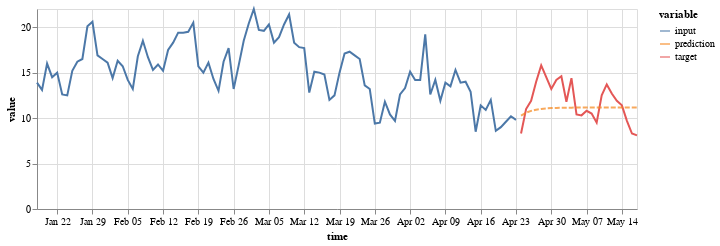

Notebook cell for this chart:
### Code cell
(on.Plot()
    .add(on.marks.line, input)
    .add(on.marks.line, target)
    .add(on.marks.line, prediction, type='dashed')
    .properties(width=600, height=200)
    .show()
)

### Figure 1 — Vega specification as saved in the notebook (floating-point values rounded to 4 significant figures)
{"$schema": "https://vega.github.io/schema/vega/v5.json", "data": [{"name": "source_0", "values": [{"time": "1989-01-18T00:00:00.000", "variable": "input", "value": 13.9}, {"time": "1989-01-19T00:00:00.000", "variable": "input", "value": 13.1}, {"time": "1989-01-20T00:00:00.000", "variable": "input", "value": 16.0}, {"time": "1989-01-21T00:00:00.000", "variable": "input", "value": 14.5}, {"time": "1989-01-22T00:00:00.000", "variable": "input", "value": 15.0}, {"time": "1989-01-23T00:00:00.000", "variable": "input", "value": 12.6}, {"time": "1989-01-24T00:00:00.000", "variable": "input", "value": 12.5}, {"time": "1989-01-25T00:00:00.000", "variable": "input", "value": 15.2}, {"time": "1989-01-26T00:00:00.000", "variable": "input", "value": 16.2}, {"time": "1989-01-27T00:00:00.000", "variable": "input", "value": 16.5}, {"time": "1989-01-28T00:00:00.000", "variable": "input", "value": 20.1}, {"time": "1989-01-29T00:00:00.000", "variable": "input", "value": 20.6}, {"time": "1989-01-30T00:00:00.000", "variable": "input", "value": 16.9}, {"time": "1989-01-31T00:00:00.000", "variable": "input", "value": 16.5}, {"time": "1989-02-01T00:00:00.000", "variable": "input", "value": 16.1}, {"time": "1989-02-02T00:00:00.000", "variable": "input", "value": 14.4}, {"time": "1989-02-03T00:00:00.000", "variable": "input", "value": 16.3}, {"time": "1989-02-04T00:00:00.000", "variable": "input", "value": 15.7}, {"time": "1989-02-05T00:00:00.000", "variable": "input", "value": 14.2}, {"time": "1989-02-06T00:00:00.000", "variable": "input", "value": 13.2}, {"time": "1989-02-07T00:00:00.000", "variable": "input", "value": 16.8}, {"time": "1989-02-08T00:00:00.000", "variable": "input", "value": 18.5}, {"time": "1989-02-09T00:00:00.000", "variable": "input", "value": 16.7}, {"time": "1989-02-10T00:00:00.000", "variable": "input", "value": 15.3}, {"time": "1989-02-11T00:00:00.000", "variable": "input", "value": 15.9}, {"time": "1989-02-12T00:00:00.000", "variable": "input", "value": 15.2}, {"time": "1989-02-13T00:00:00.000", "variable": "input", "value": 17.5}, {"time": "1989-02-14T00:00:00.000", "variable": "input", "value": 18.3}, {"time": "1989-02-15T00:00:00.000", "variable": "input", "value": 19.4}, {"time": "1989-02-16T00:00:00.000", "variable": "input", "value": 19.4}, {"time": "1989-02-17T00:00:00.000", "variable": "input", "value": 19.5}, {"time": "1989-02-18T00:00:00.000", "variable": "input", "value": 20.5}, {"time": "1989-02-19T00:00:00.000", "variable": "input", "value": 15.7}, {"time": "1989-02-20T00:00:00.000", "variable": "input", "value": 15.0}, {"time": "1989-02-21T00:00:00.000", "variable": "input", "value": 16.1}, {"time": "1989-02-22T00:00:00.000", "variable": "input", "value": 14.3}, {"time": "1989-02-23T00:00:00.000", "variable": "input", "value": 13.0}, {"time": "1989-02-24T00:00:00.000", "variable": "input", "value": 16.2}, {"time": "1989-02-25T00:00:00.000", "variable": "input", "value": 17.7}, {"time": "1989-02-26T00:00:00.000", "variable": "input", "value": 13.2}, {"time": "1989-02-27T00:00:00.000", "variable": "input", "value": 15.8}, {"time": "1989-02-28T00:00:00.000", "variable": "input", "value": 18.5}, {"time": "1989-03-01T00:00:00.000", "variable": "input", "value": 20.4}, {"time": "1989-03-02T00:00:00.000", "variable": "input", "value": 22.0}, {"time": "1989-03-03T00:00:00.000", "variable": "input", "value": 19.7}, {"time": "1989-03-04T00:00:00.000", "variable": "input", "value": 19.6}, {"time": "1989-03-05T00:00:00.000", "variable": "input", "value": 20.3}, {"time": "1989-03-06T00:00:00.000", "variable": "input", "value": 18.3}, {"time": "1989-03-07T00:00:00.000", "variable": "input", "value": 18.9}, {"time": "1989-03-08T00:00:00.000", "variable": "input", "value": 20.3}, {"time": "1989-03-09T00:00:00.000", "variable": "input", "value": 21.4}, {"time": "1989-03-10T00:00:00.000", "variable": "input", "value": 18.3}, {"time": "1989-03-11T00:00:00.000", "variable": "input", "value": 17.8}, {"time": "1989-03-12T00:00:00.000", "variable": "input", "value": 17.7}, {"time": "1989-03-13T00:00:00.000", "variable": "input", "value": 12.8}, {"time": "1989-03-14T00:00:00.000", "variable": "input", "value": 15.1}, {"time": "1989-03-15T00:00:00.000", "variable": "input", "value": 15.0}, {"time": "1989-03-16T00:00:00.000", "variable": "input", "value": 14.8}, {"time": "1989-03-17T00:00:00.000", "variable": "input", "value": 12.0}, {"time": "1989-03-18T00:00:00.000", "variable": "input", "value": 12.5}, {"time": "1989-03-19T00:00:00.000", "variable": "input", "value": 15.0}, {"time": "1989-03-20T00:00:00.000", "variable": "input", "value": 17.1}, {"time": "1989-03-21T00:00:00.000", "variable": "input", "value": 17.3}, {"time": "1989-03-22T00:00:00.000", "variable": "input", "value": 16.9}, {"time": "1989-03-23T00:00:00.000", "variable": "input", "value": 16.5}, {"time": "1989-03-24T00:00:00.000", "variable": "input", "value": 13.6}, {"time": "1989-03-25T00:00:00.000", "variable": "input", "value": 13.2}, {"time": "1989-03-26T00:00:00.000", "variable": "input", "value": 9.4}, {"time": "1989-03-27T00:00:00.000", "variable": "input", "value": 9.5}, {"time": "1989-03-28T00:00:00.000", "variable": "input", "value": 11.8}, {"time": "1989-03-29T00:00:00.000", "variable": "input", "value": 10.4}, {"time": "1989-03-30T00:00:00.000", "variable": "input", "value": 9.7}, {"time": "1989-03-31T00:00:00.000", "variable": "input", "value": 12.6}, {"time": "1989-04-01T00:00:00.000", "variable": "input", "value": 13.3}, {"time": "1989-04-02T00:00:00.000", "variable": "input", "value": 15.1}, {"time": "1989-04-03T00:00:00.000", "variable": "input", "value": 14.2}, {"time": "1989-04-04T00:00:00.000", "variable": "input", "value": 14.2}, {"time": "1989-04-05T00:00:00.000", "variable": "input", "value": 19.2}, {"time": "1989-04-06T00:00:00.000", "variable": "input", "value": 12.6}, {"time": "1989-04-07T00:00:00.000", "variable": "input", "value": 14.2}, {"time": "1989-04-08T00:00:00.000", "variable": "input", "value": 11.9}, {"time": "1989-04-09T00:00:00.000", "variable": "input", "value": 13.9}, {"time": "1989-04-10T00:00:00.000", "variable": "input", "value": 13.5}, {"time": "1989-04-11T00:00:00.000", "variable": "input", "value": 15.3}, {"time": "1989-04-12T00:00:00.000", "variable": "input", "value": 13.9}, {"time": "1989-04-13T00:00:00.000", "variable": "input", "value": 14.0}, {"time": "1989-04-14T00:00:00.000", "variable": "input", "value": 12.9}, {"time": "1989-04-15T00:00:00.000", "variable": "input", "value": 8.5}, {"time": "1989-04-16T00:00:00.000", "variable": "input", "value": 11.4}, {"time": "1989-04-17T00:00:00.000", "variable": "input", "value": 10.9}, {"time": "1989-04-18T00:00:00.000", "variable": "input", "value": 12.0}, {"time": "1989-04-19T00:00:00.000", "variable": "input", "value": 8.6}, {"time": "1989-04-20T00:00:00.000", "variable": "input", "value": 9.0}, {"time": "1989-04-21T00:00:00.000", "variable": "input", "value": 9.6}, {"time": "1989-04-22T00:00:00.000", "variable": "input", "value": 10.2}, {"time": "1989-04-23T00:00:00.000", "variable": "input", "value": 9.8}], "transform": [{"type": "formula", "expr": "toDate(datum['time'])", "as": "time"}]}, {"name": "source_1", "values": [{"time": "1989-04-24T00:00:00.000", "variable": "target", "value": 8.3}, {"time": "1989-04-25T00:00:00.000", "variable": "target", "value": 11.0}, {"time": "1989-04-26T00:00:00.000", "variable": "target", "value": 11.9}, {"time": "1989-04-27T00:00:00.000", "variable": "target", "value": 14.0}, {"time": "1989-04-28T00:00:00.000", "variable": "target", "value": 15.8}, {"time": "1989-04-29T00:00:00.000", "variable": "target", "value": 14.5}, {"time": "1989-04-30T00:00:00.000", "variable": "target", "value": 13.2}, {"time": "1989-05-01T00:00:00.000", "variable": "target", "value": 14.2}, {"time": "1989-05-02T00:00:00.000", "variable": "target", "value": 14.6}, {"time": "1989-05-03T00:00:00.000", "variable": "target", "value": 11.8}, {"time": "1989-05-04T00:00:00.000", "variable": "target", "value": 14.4}, {"time": "1989-05-05T00:00:00.000", "variable": "target", "value": 10.4}, {"time": "1989-05-06T00:00:00.000", "variable": "target", "value": 10.3}, {"time": "1989-05-07T00:00:00.000", "variable": "target", "value": 10.8}, {"time": "1989-05-08T00:00:00.000", "variable": "target", "value": 10.5}, {"time": "1989-05-09T00:00:00.000", "variable": "target", "value": 9.5}, {"time": "1989-05-10T00:00:00.000", "variable": "target", "value": 12.5}, {"time": "1989-05-11T00:00:00.000", "variable": "target", "value": 13.7}, {"time": "1989-05-12T00:00:00.000", "variable": "target", "value": 12.7}, {"time": "1989-05-13T00:00:00.000", "variable": "target", "value": 11.9}, {"time": "1989-05-14T00:00:00.000", "variable": "target", "value": 11.4}, {"time": "1989-05-15T00:00:00.000", "variable": "target", "value": 9.7}, {"time": "1989-05-16T00:00:00.000", "variable": "target", "value": 8.3}, {"time": "1989-05-17T00:00:00.000", "variable": "target", "value": 8.1}], "transform": [{"type": "formula", "expr": "toDate(datum['time'])", "as": "time"}]}, {"name": "source_2", "values": [{"time": "1989-04-24T00:00:00.000", "variable": "prediction", "value": 10.28}, {"time": "1989-04-25T00:00:00.000", "variable": "prediction", "value": 10.6}, {"time": "1989-04-26T00:00:00.000", "variable": "prediction", "value": 10.8}, {"time": "1989-04-27T00:00:00.000", "variable": "prediction", "value": 10.93}, {"time": "1989-04-28T00:00:00.000", "variable": "prediction", "value": 11.01}, {"time": "1989-04-29T00:00:00.000", "variable": "prediction", "value": 11.06}, {"time": "1989-04-30T00:00:00.000", "variable": "prediction", "value": 11.1}, {"time": "1989-05-01T00:00:00.000", "variable": "prediction", "value": 11.12}, {"time": "1989-05-02T00:00:00.000", "variable": "prediction", "value": 11.13}, {"time": "1989-05-03T00:00:00.000", "variable": "prediction", "value": 11.14}, {"time": "1989-05-04T00:00:00.000", "variable": "prediction", "value": 11.15}, {"time": "1989-05-05T00:00:00.000", "variable": "prediction", "value": 11.15}, {"time": "1989-05-06T00:00:00.000", "variable": "prediction", "value": 11.16}, {"time": "1989-05-07T00:00:00.000", "variable": "prediction", "value": 11.16}, {"time": "1989-05-08T00:00:00.000", "variable": "prediction", "value": 11.16}, {"time": "1989-05-09T00:00:00.000", "variable": "prediction", "value": 11.16}, {"time": "1989-05-10T00:00:00.000", "variable": "prediction", "value": 11.16}, {"time": "1989-05-11T00:00:00.000", "variable": "prediction", "value": 11.16}, {"time": "1989-05-12T00:00:00.000", "variable": "prediction", "value": 11.16}, {"time": "1989-05-13T00:00:00.000", "variable": "prediction", "value": 11.16}, {"time": "1989-05-14T00:00:00.000", "variable": "prediction", "value": 11.16}, {"time": "1989-05-15T00:00:00.000", "variable": "prediction", "value": 11.16}, {"time": "1989-05-16T00:00:00.000", "variable": "prediction", "value": 11.16}, {"time": "1989-05-17T00:00:00.000", "variable": "prediction", "value": 11.16}], "transform": [{"type": "formula", "expr": "toDate(datum['time'])", "as": "time"}]}, {"name": "source_0_color_domain_variable_0", "values": [{"variable": "input"}]}, {"name": "source_1_color_domain_variable_1", "values": [{"variable": "target"}]}, {"name": "source_2_color_domain_variable_2", "values": [{"variable": "prediction"}]}], "marks": [{"type": "group", "name": "layer_0_pathgroup", "from": {"facet": {"data": "source_0", "name": "faceted_path_layer_0_main", "groupby": ["variable"]}}, "encode": {"update": {"height": {"field": {"signal": null, "datum": null, "group": "height", "parent": null}}, "width": {"field": {"signal": null, "datum": null, "group": "width", "parent": null}}}}, "marks": [{"type": "line", "name": "layer_0_marks", "from": {"data": "faceted_path_layer_0_main"}, "sort": {"field": "x"}, "encode": {"update": {"x": {"field": "time", "scale": "x"}, "defined": {"signal": "isValid(datum[\"time\"]) && isFinite(+datum[\"time\"]) && isValid(datum[\"value\"]) && isFinite(+datum[\"value\"])"}, "stroke": {"field": "variable", "scale": "color"}, "y": {"field": "value", "scale": "y"}}}, "style": ["line"]}]}, {"type": "group", "name": "layer_1_pathgroup", "from": {"facet": {"data": "source_1", "name": "faceted_path_layer_1_main", "groupby": ["variable"]}}, "encode": {"update": {"height": {"field": {"signal": null, "datum": null, "group": "height", "parent": null}}, "width": {"field": {"signal": null, "datum": null, "group": "width", "parent": null}}}}, "marks": [{"type": "line", "name": "layer_1_marks", "from": {"data": "faceted_path_layer_1_main"}, "sort": {"field": "x"}, "encode": {"update": {"stroke": {"field": "variable", "scale": "color"}, "x": {"field": "time", "scale": "x"}, "y": {"field": "value", "scale": "y"}, "defined": {"signal": "isValid(datum[\"time\"]) && isFinite(+datum[\"time\"]) && isValid(datum[\"value\"]) && isFinite(+datum[\"value\"])"}}}, "style": ["line"]}]}, {"type": "group", "name": "layer_2_pathgroup", "from": {"facet": {"data": "source_2", "name": "faceted_path_layer_2_main", "groupby": ["variable"]}}, "encode": {"update": {"width": {"field": {"signal": null, "datum": null, "group": "width", "parent": null}}, "height": {"field": {"signal": null, "datum": null, "group": "height", "parent": null}}}}, "marks": [{"type": "line", "name": "layer_2_marks", "from": {"data": "faceted_path_layer_2_main"}, "sort": {"field": "x"}, "encode": {"update": {"stroke": {"field": "variable", "scale": "color"}, "opacity": {"value": 0.7}, "strokeDash": {"value": [5, 2]}, "defined": {"signal": "isValid(datum[\"time\"]) && isFinite(+datum[\"time\"]) && isValid(datum[\"value\"]) && isFinite(+datum[\"value\"])"}, "y": {"field": "value", "scale": "y"}, "x": {"field": "time", "scale": "x"}}}, "style": ["line"]}]}], "scales": [{"name": "x", "type": "time", "domain": {"fields": [{"data": "source_0", "field": "time"}, {"data": "source_1", "field": "time"}, {"data": "source_2", "field": "time"}]}, "range": [0, {"signal": "width"}]}, {"name": "y", "type": "linear", "domain": {"fields": [{"data": "source_0", "field": "value"}, {"data": "source_1", "field": "value"}, {"data": "source_2", "field": "value"}]}, "range": [{"signal": "height"}, 0], "zero": true, "nice": true}, {"name": "color", "type": "ordinal", "domain": {"fields": [{"data": "source_0_color_domain_variable_0", "field": "variable"}, {"data": "source_1_color_domain_variable_1", "field": "variable"}, {"data": "source_2_color_domain_variable_2", "field": "variable"}], "sort": true}, "range": "category"}], "axes": [{"scale": "x", "grid": true, "domain": false, "labels": false, "maxExtent": 0, "orient": "bottom", "aria": false, "minExtent": 0, "ticks": false, "zindex": 0, "tickCount": {"signal": "ceil(width/40)"}, "gridScale": "y"}, {"scale": "y", "tickCount": {"signal": "ceil(height/40)"}, "domain": false, "aria": false, "labels": false, "grid": true, "maxExtent": 0, "minExtent": 0, "orient": "left", "gridScale": "x", "zindex": 0, "ticks": false}, {"scale": "x", "zindex": 0, "labelFlush": true, "labelOverlap": true, "tickCount": {"signal": "ceil(width/40)"}, "grid": false, "orient": "bottom", "title": "time"}, {"scale": "y", "title": "value", "grid": false, "zindex": 0, "orient": "left", "labelOverlap": true, "tickCount": {"signal": "ceil(height/40)"}}], "background": "white", "width": 600, "padding": 5, "height": 200, "style": "cell", "legends": [{"stroke": "color", "symbolType": "stroke", "title": "variable", "encode": {"symbols": {"update": {"opacity": {"value": 0.7}}}}}]}
